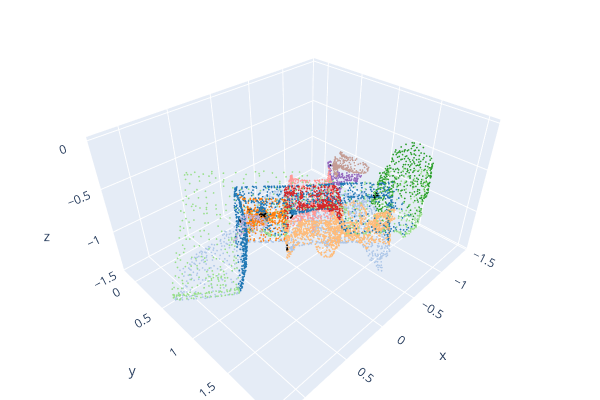

Notebook code for this chart:
### Markdown cell above
### Visualize 3D Object semantic segmented

### Code cell
vertex = g.pointcloud["vertex"]
xyz = np.vstack((vertex["x"], vertex["y"], vertex["z"])).T
colors = np.vstack((vertex["red"], vertex["green"], vertex["blue"])).T
obj_pcd = o3d.geometry.PointCloud()
obj_pcd.points = o3d.utility.Vector3dVector(xyz)
obj_pcd.colors = o3d.utility.Vector3dVector(colors / 255.0)
o3d.visualization.draw_plotly([obj_pcd])

### Figure 1 — Plotly figure (JSON) as saved in the notebook; plotly's stock layout.template omitted (floating-point values rounded to 4 significant figures; data arrays with more than 128 entries replaced by an {"elided": "..."} marker saying what was removed)
{"data": [{"marker": {"color": {"elided": "8703x3 float values"}, "size": 1}, "mode": "markers", "type": "scatter3d", "x": {"elided": "8703 float values"}, "y": {"elided": "8703 float values"}, "z": {"elided": "8703 float values"}}], "layout": {"height": 400, "margin": {"b": 0, "l": 0, "r": 0, "t": 0}, "scene": {"camera": {"center": {"x": 0, "y": 0, "z": 0}, "up": {"x": 0, "y": 0, "z": 1}}}, "showlegend": false, "width": 600}}
